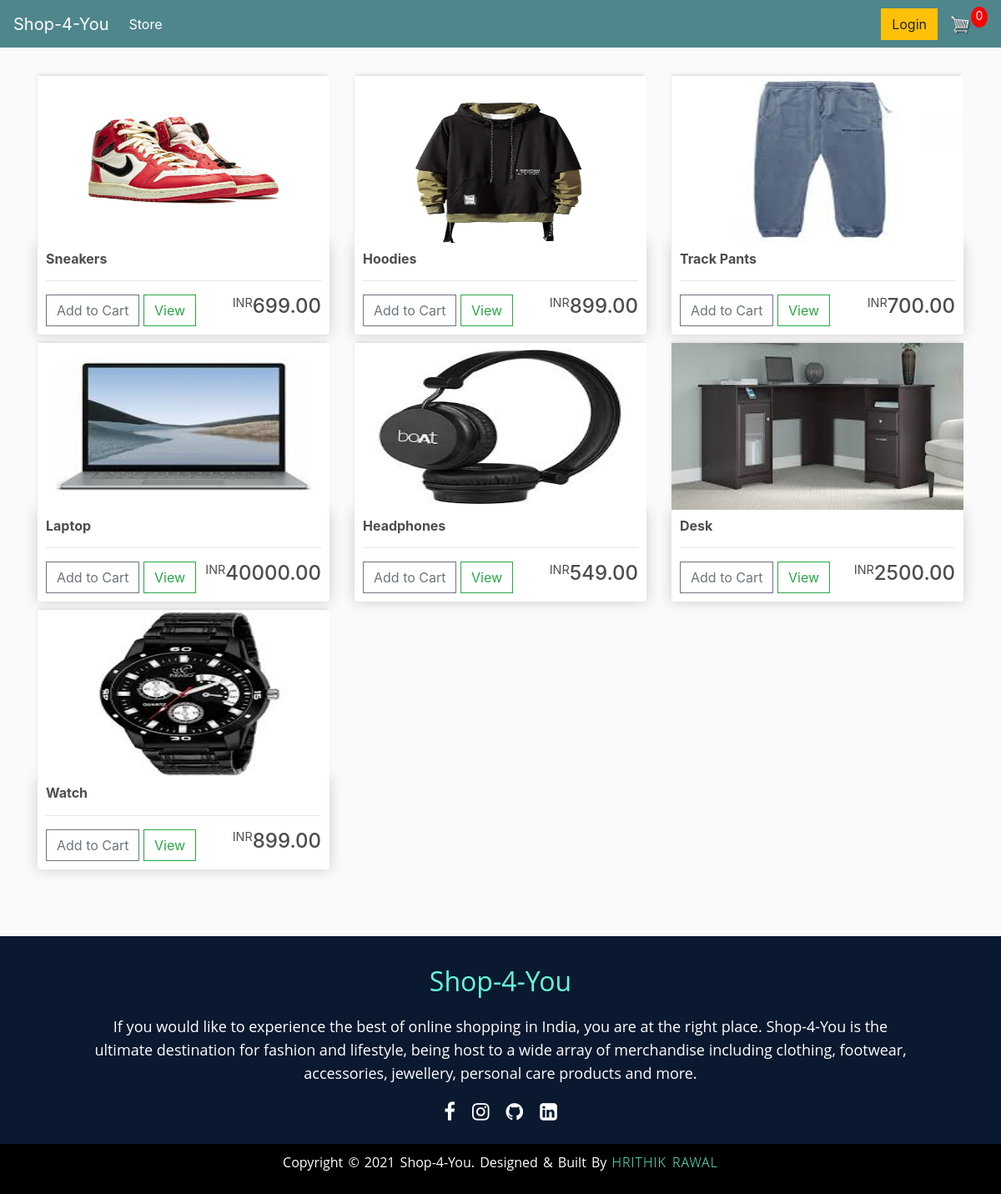
The page / on the database its author committed.
### store/models.py (models this page shows, shortened)
class Product(models.Model):
	name = models.CharField(max_length=200)
	price = models.DecimalField(max_digits=8, decimal_places=2)
	digital = models.BooleanField(default=False,null=True, blank=True)
	image = models.ImageField(null=True, blank=True)
	@property
	def imageURL(self):
		try:
			url = self.image.url
		except:
			url = ''
		return url

### store/views.py (the view)
# urls.py: path('', include('store.urls')),
def store(request):
	data = cartData(request)
	cartItems = data['cartItems']
	order = data['order']
	items = data['items']
	products = Product.objects.all()
	context = {'products':products, 'cartItems':cartItems}
	return render(request, 'store/store.html', context)

### store/utils.py (called while the page is built, shortened)
def cookieCart(request):
	try:
		cart = json.loads(request.COOKIES['cart'])
	except:
		cart = {}
		print('CART:', cart)
	items = []
	order = {'get_cart_total':0, 'get_cart_items':0, 'shipping':False}
	cartItems = order['get_cart_items']
	return {'cartItems':cartItems ,'order':order, 'items':items}

def cartData(request):
	if request.user.is_authenticated:
		customer = request.user.customer
		order, created = Order.objects.get_or_create(customer=customer, complete=False)
		items = order.orderitem_set.all()
		cartItems = order.get_cart_items
	else:
		cookieData = cookieCart(request)
		cartItems = cookieData['cartItems']
		order = cookieData['order']
		items = cookieData['items']
	return {'cartItems':cartItems ,'order':order, 'items':items}

### store/templates/store/store.html
{% extends 'store/main.html'%}
{% load static %}
{% block content %}
<link rel="stylesheet" type="text/css" href="{% static 'css/footer.css' %}">
    <div class="row">
        {% for product in products %}
        <div class="col-lg-4">
            <img class="thumbnail" src="{{ product.imageURL }}" alt="placeholder">
            <div class="box-element">
                <h6><strong>{{product.name}}</strong></h6>
                <hr>
                <button data-product="{{product.id}}" data-action="add" class="btn btn-outline-secondary add-btn update-cart">Add to Cart</button>
				<a class="btn btn-outline-success" href="#">View</a>
				<h4 style="display: block; float: right"><small><sup>INR</sup></small>{{ product.price|floatformat:2}}</h4>
            </div>
        </div>
        {% endfor %}
    </div>
{% endblock content %}

### store/templates/store/main.html (shortened to what this page needs)
<!DOCTYPE html>
{% load static %}
<html>
<head>
	<link rel="stylesheet" href="https://stackpath.bootstrapcdn.com/bootstrap/4.4.1/css/bootstrap.min.css">
  <link rel="stylesheet" href="https://cdnjs.cloudflare.com/ajax/libs/font-awesome/4.7.0/css/font-awesome.min.css">
	<link rel="stylesheet" type="text/css" href="{% static 'css/main.css' %}">
	<link rel="stylesheet" type="text/css" href="{% static 'css/footer.css' %}">
</head>
<body>
	<nav class="navbar navbar-expand-lg navbar-dark bg-dark">
	  <a class="navbar-brand" href="{% url 'store' %}">Shop-4-You</a>
	  <div class="collapse navbar-collapse" id="navbarSupportedContent">
	    <ul class="navbar-nav mr-auto">
	      <li class="nav-item active">
	        <a class="nav-link" href="{% url 'store' %}">Store <span class="sr-only">(current)</span></a>
	      </li>
	    </ul>
	    <div class="form-inline my-2 my-lg-0">
	     	<a href="#"class="btn btn-warning">Login</a>
	     	<a href="{% url 'cart' %}">
	    		<img  id="cart-icon" src="{% static 'images/cart.png' %}">
	    	</a>
	    	<p id="cart-total">{{cartItems}}</p>
	    </div>
	  </div>
	</nav>
     <div class="container">
            <br>
            {% block content %}
            {% endblock content %}
         </div>
		 <footer>
			<div class="footer-content">
			  <h3>Shop-4-You</h3>
			  <p>If you would like to experience the best of online shopping in India, you are at the right place. Shop-4-You is the ultimate destination for fashion and lifestyle, being host to a wide array of merchandise including clothing, footwear, accessories, jewellery, personal care products and more.</p>
			  <ul class="socials">
				<li><a href="#"><i   class="fa fa-facebook"></i></a></li>
				<li><a href="#"><i   class="fa fa-instagram"></i></a></li>
				<li><a href="#"><i   class="fa fa-github"></i></a></li>
				<li><a href="#"><i   class="fa fa-linkedin-square"></i></a></li>
			  </ul>
			</div>
			<div class="footer-bottom">
			  <p>copyright &copy; 2021 Shop-4-You. designed & built by <span>Hrithik Rawal</span></p>
			</div>
		  </footer>
</body>
</html>

### static/css/main.css (style rules this page uses)
body { background-color: hsl(0, 0%, 98%); }
h1,h2,h3,h4,h5,h6 { color:hsl(0, 0%, 30%); }
.box-element { box-shadow:hsl(0, 0%, 80%) 0 0 16px; background-color: #fff; border-radius: 4px; padding: 10px; }
.thumbnail { width: 100%; height: 200px; -webkit-box-shadow: -1px -3px 5px -2px rgba(214,214,214,1); -moz-box-shadow: -1px -3px 5px -2px rgba(214,214,214,1); box-shadow: -1px -3px 5px -2px rgba(214,214,214,1); }
.bg-dark { background-color: #4f868c!important; }
#cart-icon { width:25px; display: inline-block; margin-left: 15px; }
#cart-total { display: block; text-align: center; color:#fff; background-color: red; width: 20px; height: 25px; border-radius: 50%; font-size: 14px; }
.col-lg-4, .col-lg-6, .col-lg-8, .col-lg-12 { margin-top: 10px; }
.btn { border-radius: 0; }

### static/css/footer.css (style rules this page uses)
* { padding: 0; margin: 0; box-sizing: border-box; }
footer { top: 40px; margin-top: 80px; bottom: 0; right: 0; left: 0; background-color: #0a192f; font-family: "Open Sans"; padding-top: 30px; color: white; }
.footer-content { display: flex; align-items: center; justify-content: center; flex-direction: column; text-align: center; }
.footer-content h3 { font-size: 2rem; font-weight: 400; text-transform: capitalize; line-height: 3rem; color: #64ffda; }
.footer-content p { max-width: 1000px; margin: 8px auto; line-height: 28px; font-size: 18px; }
.socials { list-style: none; display: flex; align-items: center; justify-content: center; margin: 0.8rem 0 1.5rem 0; }
.socials li { margin: 0 10px; }
.socials a { text-decoration: none; color: #fff; }
.socials a i { font-size: 1.5rem; transition: color .4s ease; }
.footer-bottom { background: #000; padding: 10px 0; text-align: center; }
.footer-bottom p { font-size: 16px; word-spacing: 2px; text-transform: capitalize; }
.footer-bottom span { text-transform: uppercase; font-weight: 200; color: #64ffda; letter-spacing: 1px; }

### rows shown on the page
Product: imageURL (picture), name "Sneakers", price "699.00"
Product: imageURL (picture), name "Hoodies", price "899.00"
Product: imageURL (picture), name "Track Pants", price "700.00"
Product: imageURL (picture), name "Laptop", price "40000.00"
Product: imageURL (picture), name "Headphones", price "549.00"
Product: imageURL (picture), name "Desk", price "2500.00"
Product: imageURL (picture), name "Watch", price "899.00"

### other values the page prints
{{ cartItems }} "0"
